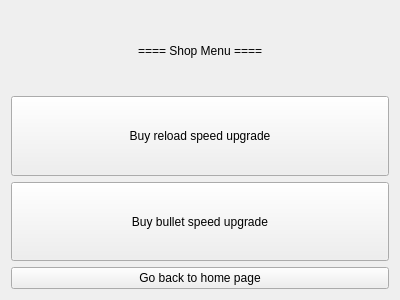
<?xml version="1.0" encoding="UTF-8"?>
<ui version="4.0">
	<class>ShopWidget</class>
	<widget class="QWidget" name="ShopWidget">
		<property name="geometry">
			<rect>
				<x>0</x>
				<y>0</y>
				<width>400</width>
				<height>300</height>
			</rect>
		</property>
		<property name="windowTitle">
			<string>Shop</string>
		</property>
		<layout class="QVBoxLayout" name="verticalLayout">
			<item>
				<widget class="QLabel" name="titleLabel">
					<property name="text">
						<string>==== Shop Menu ====</string>
					</property>
					<property name="alignment">
						<set>Qt::AlignCenter</set>
					</property>
				</widget>
			</item>
			<item>
				<widget class="QPushButton" name="buyReloadSpeedButton">
					<property name="text">
						<string>Buy reload speed upgrade</string>
					</property>
					<property name="sizePolicy">
						<sizepolicy hsizetype="Expanding" vsizetype="Preferred">
							<horstretch>0</horstretch>
							<verstretch>0</verstretch>
						</sizepolicy>
					</property>
				</widget>
			</item>
			<item>
				<widget class="QPushButton" name="buyBulletSpeedButton">
					<property name="text">
						<string>Buy bullet speed upgrade</string>
					</property>
					<property name="sizePolicy">
						<sizepolicy hsizetype="Expanding" vsizetype="Preferred">
							<horstretch>0</horstretch>
							<verstretch>0</verstretch>
						</sizepolicy>
					</property>
				</widget>
			</item>
			<item>
				<widget class="QPushButton" name="goBackButton">
					<property name="text">
						<string>Go back to home page</string>
					</property>
				</widget>
			</item>
		</layout>
	</widget>
	<resources/>
	<connections/>
</ui>



<!--<?xml version="1.0" encoding="UTF-8"?>
<ui version="4.0">
	<class>ShopWidget</class>
	<widget class="QWidget" name="ShopWidget">
		<property name="geometry">
			<rect>
				<x>0</x>
				<y>0</y>
				<width>400</width>
				<height>300</height>
			</rect>
		</property>
		<property name="windowTitle">
			<string>Shop</string>
		</property>
		<layout class="QVBoxLayout" name="verticalLayout">
			<item>
				<widget class="QLabel" name="titleLabel">
					<property name="text">
						<string>==== Shop Menu ====</string>
					</property>
					<property name="alignment">
						<set>Qt::AlignCenter</set>
					</property>
				</widget>
			</item>
			<item>
				<widget class="QPushButton" name="buyReloadSpeedButton">
					<property name="text">
						<string>Buy reload speed upgrade</string>
					</property>
					<property name="sizePolicy">
						<sizepolicy hsizetype="Expanding" vsizetype="Preferred">
							<horstretch>0</horstretch>
							<verstretch>0</verstretch>
						</sizepolicy>
					</property>
				</widget>
			</item>
			<item>
				<widget class="QPushButton" name="buyBulletSpeedButton">
					<property name="text">
						<string>Buy bullet speed upgrade</string>
					</property>
					<property name="sizePolicy">
						<sizepolicy hsizetype="Expanding" vsizetype="Preferred">
							<horstretch>0</horstretch>
							<verstretch>0</verstretch>
						</sizepolicy>
					</property>
				</widget>
			</item>
			<item>
				<widget class="QPushButton" name="goBackButton">
					<property name="text">
						<string>Go back to home page</string>
					</property>
				</widget>
			</item>
		</layout>
	</widget>
	<resources/>
	<connections/>
</ui>-->
<!--<?xml version="1.0" encoding="UTF-8"?>
<ui version="4.0">
	<class>ShopWidget</class>
	<widget class="QWidget" name="ShopWidget">
		<property name="geometry">
			<rect>
				<x>0</x>
				<y>0</y>
				<width>400</width>
				<height>300</height>
			</rect>
		</property>
		<property name="windowTitle">
			<string>Shop</string>
		</property>
		<layout class="QVBoxLayout" name="verticalLayout">
			<item>
				<widget class="QLabel" name="titleLabel">
					<property name="text">
						<string>==== Shop Menu ====</string>
					</property>
					<property name="alignment">
						<set>Qt::AlignCenter</set>
					</property>
				</widget>
			</item>
			<item>
				<widget class="QPushButton" name="buyReloadSpeedButton">
					<property name="text">
						<string>Buy reload speed upgrade</string>
					</property>
					<property name="sizePolicy">
						<sizepolicy hsizetype="Expanding" vsizetype="Preferred">
							<horstretch>0</horstretch>
							<verstretch>0</verstretch>
						</sizepolicy>
					</property>
				</widget>
			</item>
			<item>
				<widget class="QPushButton" name="buyBulletSpeedButton">
					<property name="text">
						<string>Buy bullet speed upgrade</string>
					</property>
					<property name="sizePolicy">
						<sizepolicy hsizetype="Expanding" vsizetype="Preferred">
							<horstretch>0</horstretch>
							<verstretch>0</verstretch>
						</sizepolicy>
					</property>
				</widget>
			</item>
			<item>
				<widget class="QPushButton" name="goBackButton">
					<property name="text">
						<string>Go back to home page</string>
					</property>
				</widget>
			</item>
		</layout>
	</widget>
	<resources/>
	<connections/>
</ui>-->

<!--<?xml version="1.0" encoding="UTF-8"?>
<ui version="4.0">
	<class>ShopWidget</class>
	<widget class="QWidget" name="ShopWidget">
		<property name="geometry">
			<rect>
				<x>0</x>
				<y>0</y>
				<width>400</width>
				<height>300</height>
			</rect>
		</property>
		<property name="windowTitle">
			<string>Shop</string>
		</property>
		<layout class="QVBoxLayout" name="verticalLayout">
			<item>
				<widget class="QLabel" name="titleLabel">
					<property name="text">
						<string>==== Shop Menu ====</string>
					</property>
					<property name="alignment">
						<set>Qt::AlignCenter</set>
					</property>
				</widget>
			</item>
			<item>
				<widget class="QPushButton" name="buyReloadSpeedButton">
					<property name="text">
						<string>Buy reload speed upgrade</string>
					</property>
					<property name="sizePolicy">
						<sizepolicy hsizetype="Expanding" vsizetype="Preferred">
							<horstretch>0</horstretch>
							<verstretch>0</verstretch>
						</sizepolicy>
					</property>
				</widget>
			</item>
			<item>
				<widget class="QPushButton" name="buyBulletSpeedButton">
					<property name="text">
						<string>Buy bullet speed upgrade</string>
					</property>
					<property name="sizePolicy">
						<sizepolicy hsizetype="Expanding" vsizetype="Preferred">
							<horstretch>0</horstretch>
							<verstretch>0</verstretch>
						</sizepolicy>
					</property>
				</widget>
			</item>
			<item>
				<widget class="QPushButton" name="goBackButton">
					<property name="text">
						<string>Go back to home page</string>
					</property>
				</widget>
			</item>
		</layout>
	</widget>
	<resources/>
	<connections/>
</ui>-->

<!--<?xml version="1.0" encoding="UTF-8"?>
<ui version="4.0">
	<class>ShopWidget</class>
	<widget class="QWidget" name="ShopWidget">
		<property name="geometry">
			<rect>
				<x>0</x>
				<y>0</y>
				<width>400</width>
				<height>300</height>
			</rect>
		</property>
		<property name="windowTitle">
			<string>Shop</string>
		</property>
		<layout class="QVBoxLayout" name="verticalLayout">
			<item>
				<widget class="QLabel" name="titleLabel">
					<property name="text">
						<string>==== Shop Menu ====</string>
					</property>
					<property name="alignment">
						<set>Qt::AlignCenter</set>
					</property>
				</widget>
			</item>
			<item>
				<widget class="QPushButton" name="buyReloadSpeedButton">
					<property name="text">
						<string>Buy reload speed upgrade</string>
					</property>
					<property name="sizePolicy">
						<sizepolicy hsizetype="Expanding" vsizetype="Preferred">
							<horstretch>0</horstretch>
							<verstretch>0</verstretch>
						</sizepolicy>
					</property>
				</widget>
			</item>
			<item>
				<widget class="QPushButton" name="buyBulletSpeedButton">
					<property name="text">
						<string>Buy bullet speed upgrade</string>
					</property>
					<property name="sizePolicy">
						<sizepolicy hsizetype="Expanding" vsizetype="Preferred">
							<horstretch>0</horstretch>
							<verstretch>0</verstretch>
						</sizepolicy>
					</property>
				</widget>
			</item>
			<item>
				<widget class="QPushButton" name="goBackButton">
					<property name="text">
						<string>Go back to home page</string>
					</property>
				</widget>
			</item>
		</layout>
	</widget>
	<resources/>
	<connections/>
</ui>-->
